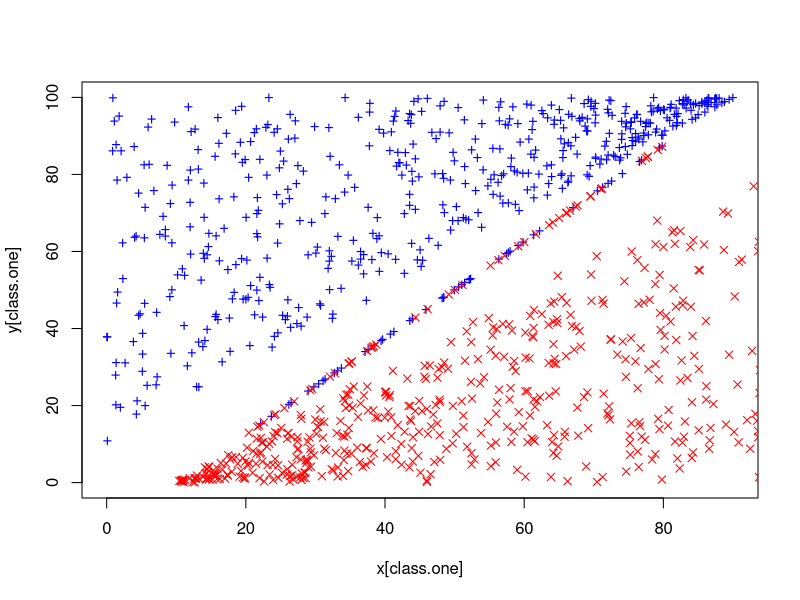
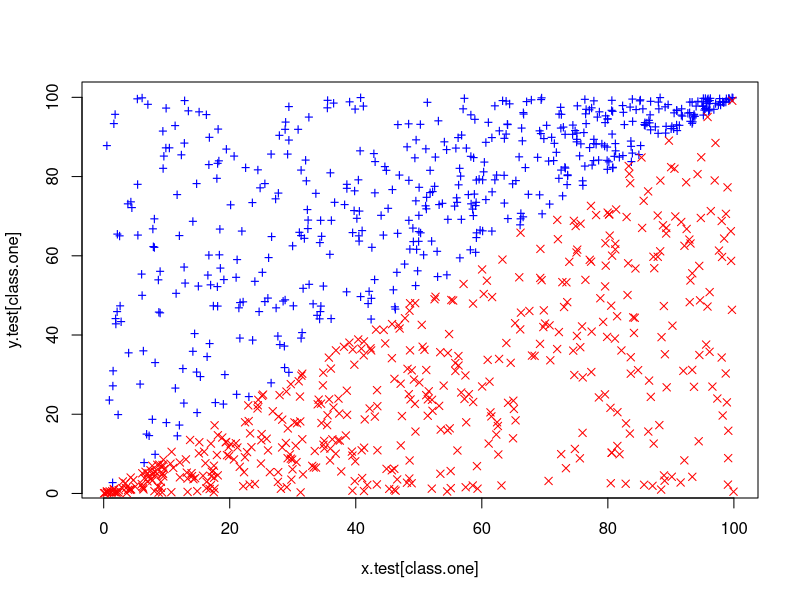

The R source for these figures, in order:
## ---- chunk 1
library(e1071)
## ---- chunk 2
set.seed(3154)

# There are two classifications 1 and 0

# Class one (Classification 1)
x.one = runif(500, 0, 90)  # create 500 samples between 0 and 90
y.one = runif(500, x.one + 10, 100) # just make the other variable 10 more
x.one.noise = runif(50, 20, 80) # introduce 50 errors between 20 and 80
y.one.noise = 5/4 * (x.one.noise - 10) + 0.1 # the other noise variable is in a linear function

# Class zero (Classification 0)
x.zero = runif(500, 10, 100) # the other clssification is 10 more
y.zero = runif(500, 0, x.zero - 10) # cutting them down
x.zero.noise = runif(50, 20, 80)
y.zero.noise = 5/4 * (x.zero.noise - 10) - 0.1

# Combine all
class.one = seq(1, 550)
x = c(x.one, x.one.noise, x.zero, x.zero.noise)
y = c(y.one, y.one.noise, y.zero, y.zero.noise)
## ---- chunk 3
plot(x[class.one], y[class.one], col = "blue", pch = "+", ylim = c(0, 100))
points(x[-class.one], y[-class.one], col = "red", pch = 4)
## ---- chunk 4
set.seed(555)
z = rep(0, 1100)
z[class.one] = 1
data = data.frame(x = x, y = y, z = z)
tune.out = tune(svm, as.factor(z) ~ ., 
                data = data, kernel = "linear", 
                ranges = list(cost = c(0.01, 0.1, 1, 5, 10, 100, 1000, 10000)))
summary(tune.out)
## ---- chunk 5
data.frame(cost = tune.out$performances$cost, 
           misclass = tune.out$performances$error * 1100) # 1100 are the total samples together
## ---- chunk 6
set.seed(1111)

# create 1000 samples 
x.test = runif(1000, 0, 100) # 1000 samples between 0 and 100
class.one = sample(1000, 500) # 500 samples < 1000 values
y.test = rep(NA, 1000) # 1000 of NA

# Fill up all y.test

# Set y > x for class.one 
# put x.test into the first 500 y.test
for (i in class.one) {
    y.test[i] = runif(1, x.test[i], 100) # put a value > x.test value current pos
}

# set y < x for class.zero
# Put the rest of x.test into the remaining 500 y.test
for (i in setdiff(1:1000, class.one)) {
    y.test[i] = runif(1, 0, x.test[i]) # put a value < x.test value current pos
}
## ---- chunk 7
plot(x.test[class.one], y.test[class.one], col = "blue", pch = "+")
points(x.test[-class.one], y.test[-class.one], col = "red", pch = 4)
## ---- chunk 8
set.seed(30012)
z.test = rep(0, 1000)
z.test[class.one] = 1
all.costs = c(0.01, 0.1, 1, 5, 10, 100, 1000, 10000)
test.errors = rep(NA, 8)

data.test = data.frame(x = x.test, y = y.test, z = z.test)
for (i in 1:length(all.costs)) {
    svm.fit = svm(as.factor(z) ~ ., data = data, kernel = "linear", cost = all.costs[i])
    svm.predict = predict(svm.fit, data.test)
    test.errors[i] = sum(svm.predict != data.test$z)
}

data.frame(cost = all.costs, `test misclass` = test.errors)
